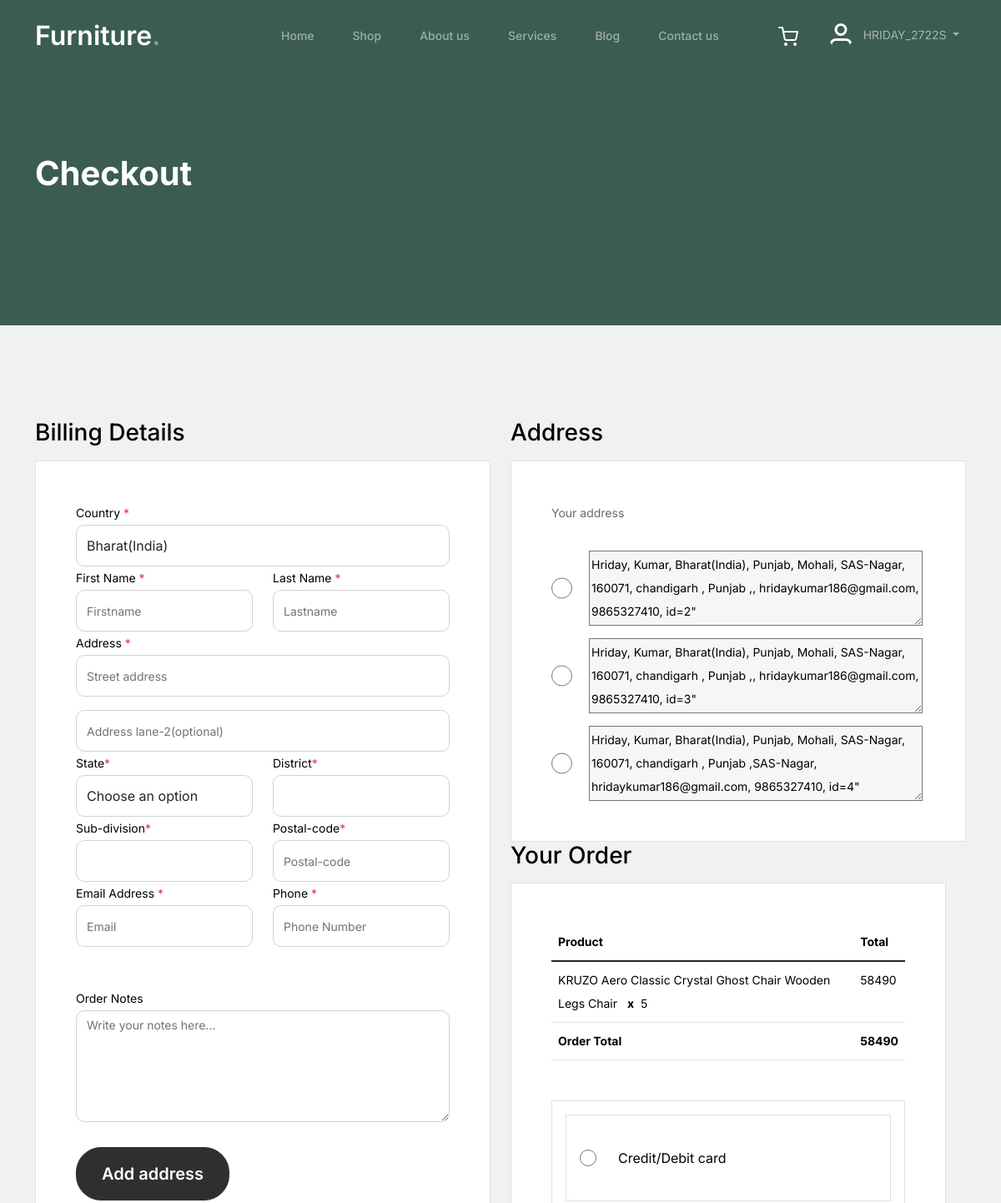
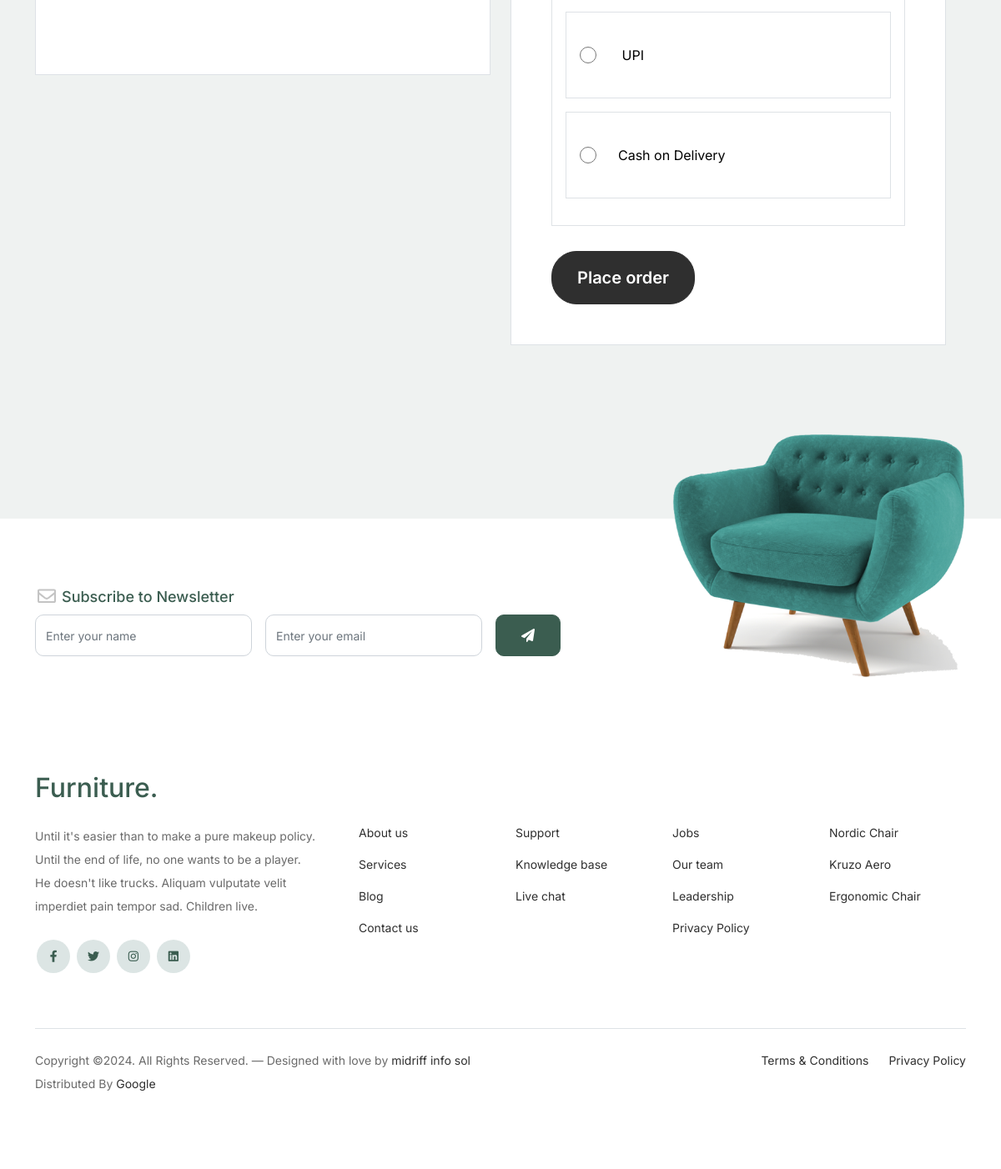
The page /checkout.php (signed in) on the database its author committed (2 pictures, top to bottom).
### tables this page shows
CREATE TABLE `users` (
  `id` int(11) NOT NULL,
  `firstname` varchar(250) NOT NULL,
  `lastname` varchar(250) DEFAULT NULL,
  `username` varchar(255) NOT NULL,
  `email` varchar(250) NOT NULL,
  `phone` varchar(10) NOT NULL,
  `birthday` varchar(250) NOT NULL,
  `gender` varchar(20) NOT NULL,
  `status` int(11) NOT NULL DEFAULT 0,
  `password` varchar(250) NOT NULL,
  `created_at` varchar(250) NOT NULL,
  `token` varchar(753) DEFAULT NULL,
  `exp_date` varchar(369) DEFAULT NULL
);

CREATE TABLE `user_address` (
  `address_id` int(11) NOT NULL,
  `user_id` varchar(11) NOT NULL,
  `firstname` varchar(11) NOT NULL,
  `lastname` varchar(11) NOT NULL,
  `country` varchar(110) NOT NULL,
  `state` varchar(250) NOT NULL,
  `district` varchar(250) NOT NULL,
  `sub_division` varchar(357) NOT NULL,
  `postal_code` varchar(10) NOT NULL,
  `address_lan_1` varchar(951) NOT NULL,
  `address_lan_2` varchar(753) DEFAULT NULL,
  `email` varchar(555) NOT NULL,
  `phone` varchar(12) NOT NULL,
  `note` varchar(1500) DEFAULT NULL,
  `created_at` varchar(250) NOT NULL
);

CREATE TABLE `products` (
  `product_id` int(11) NOT NULL,
  `name` varchar(500) NOT NULL,
  `description` varchar(1000) NOT NULL,
  `amount` varchar(250) NOT NULL,
  `image` varchar(800) DEFAULT NULL,
  `created_at` varchar(250) NOT NULL
);

CREATE TABLE `user_cart` (
  `id` int(11) NOT NULL,
  `user_id` varchar(250) NOT NULL,
  `product_id` varchar(250) NOT NULL,
  `quantity` varchar(120) NOT NULL DEFAULT '1',
  `total_amount` varchar(250) NOT NULL,
  `created_at` varchar(255) NOT NULL
);

### checkout.php (the view, shortened to what this page needs)
<?php
require_once "config.php";
?>
<!doctype html>
<html lang="en">
<head>
	<link href="css/bootstrap.min.css" rel="stylesheet">
	<link href="https://cdnjs.cloudflare.com/ajax/libs/font-awesome/6.0.0-beta3/css/all.min.css" rel="stylesheet">
	<link href="css/tiny-slider.css" rel="stylesheet">
	<link href="css/style.css" rel="stylesheet">
	<link rel="stylesheet" href="css/styles.css">
</head>
<body>
<?php require_once "navbar.php"; ?>
	<div class="hero">
		<div class="container">
			<div class="row justify-content-between">
				<div class="col-lg-5">
					<div class="intro-excerpt">
						<h1>Checkout</h1>
					</div>
				</div>
			</div>
		</div>
	</div>
	<div class="untree_co-section">
		<div class="container">
			<div class="row">
				<?php require_once "address-form.php"; ?>
				<div class="col-md-6">
					<form method="POST">
						<div class="row mb-5">
							<div class="col-md-12">
								<h2 class="h3 mb-3 text-black">Address</h2>
								<div class="p-3 p-lg-5 border bg-white">
									<p>Your address</p>
									<div class="input-group w-75 couponcode-wrap">
										<div class="input-group-append">
											<?php
											$request = mysqli_query($conn, "SELECT * FROM user_address WHERE user_id = '$_SESSION[id]'");
											if(mysqli_num_rows($request) > 0){
												while($value = $request->fetch_assoc()){
													$address_id = $value["address_id"];
													$firstname = $value["firstname"];
													$lastname = $value["lastname"];
													$country = $value["country"];
													$state = $value["state"];
													$district = $value["district"];
													$sub_division = $value["sub_division"];
													$postal = $value["postal_code"];
													$address_lan_1 = $value["address_lan_1"];
													$address_lan_2 = $value["address_lan_2"];
													$email = $value["email"];
													$phone = $value["phone"];
													$note = $value["note"];
													?>
													<div style="display: flex;">
														<input type="radio" class="radio" name="address" placeholder="address" value="<?php echo $address_id; ?>" onclick="return myfunction(<?php echo $address_id ?>)" required="required">
														<textarea class="address" rows="3" readonly title="User's Address"><?php echo $firstname; echo ", "; echo $lastname; echo", "; echo"$country"; echo", "; echo"$state";echo", "; echo"$district"; echo", "; echo"$sub_division"; echo", "; echo"$postal"; echo", "; echo $address_lan_1; echo " ,"; echo"$address_lan_2"; echo", "; echo"$email"; echo", "; echo $phone; echo", "; echo $note; ?>"</textarea>
													</div>
												<?php
												}
											}else{
												echo "No address added yet";
											}
											?>
										</div>
		                			</div>
		              			</div>
		            		</div>
							<div class="row mb-5">
								<div class="col-md-12">
									<h2 class="h3 mb-3 text-black">Your Order</h2>
									<div class="p-3 p-lg-5 border bg-white">
										<table class="table site-block-order-table mb-5">
											<thead>
												<th>Product</th>
												<th>Total</th>
											</thead>
											<tbody>
												<?php
												$que = mysqli_query($conn, "SELECT * FROM user_cart WHERE user_id = '$_SESSION[id]'");
												if(mysqli_num_rows($que)){
													while($var = $que->fetch_assoc()){
														$product_id = $var["product_id"];
														$quantity = $var["quantity"];
														$amount = $var["total_amount"];
														$query = mysqli_query($conn, "SELECT * FROM products WHERE product_id = '$product_id'");
														if(mysqli_num_rows($query)){
															while($res = $query->fetch_assoc()){
																$name = $res["name"];
																?>
																<tr>
																	<td><?php echo $name; ?> <strong class="mx-2">x</strong><?php echo $quantity; ?></td>
																	<td><?php echo $amount; ?></td>
																	<?php
																	}
																}
															}
														}
														?>
														</tr>
														<?php
														$ques = "SELECT SUM(total_amount) FROM user_cart WHERE user_id = '$_SESSION[id]'";
														$results = $conn->query($ques);
														if($results->num_rows > 0) {
															while ($row = $results->fetch_array()) {
																$total = $row["SUM(total_amount)"];
															}
														}
														?>
														<tr>
															<td class="text-black font-weight-bold"><strong>Order Total</strong></td>
															<td class="text-black font-weight-bold"><strong><?php echo $total; ?></strong></td>
														</tr>
											</tbody>
										</table>
										<form method="POST">
										<div class="border p-3 mb-3">
											<div class="border p-3 mb-3" id="display" style="display: flex;">
												<input type="radio" class="payment" name="payment" value="card" id="card" required="required">
												<input type="text" class="funct" value="  Credit/Debit card" readonly>
											</div>
											<div class="border p-3 mb-3" style="display: flex;">
												<input type="radio" class="payment" name="payment" value="upi" id="upi" required="required">
												<input type="text" class="funct" value="   UPI" readonly>
											</div>
											<div class="border p-3 mb-3" style="display: flex;">
												<input type="radio" class="payment" name="payment" value="COD" id="COD" required="required">
												<input type="text" class="funct" value="  Cash on Delivery" readonly>
											</div>
										</div>
										</form>
										<div class="form-group" style="margin-top: 30px;" >
											<input type="submit" class="btn btn-black btn-lg py-3 btn-block" name="placeorder" id="placeorder" value="Place order" onclick="return validate()">
										</div>
									</div>
								</div>
							</div>
						</div>
					</form>
				</div>
			</div>
		</div>
	</div>
	<?php require_once "footer.php"; ?>
</body>
</html>

### navbar.php (shortened to what this page needs)
<?php
include_once "config.php";
?>
<!DOCTYPE html>
<html lang="en">
<head>
<head>
  <link href="css/bootstrap.min.css" rel="stylesheet">
  <link href="https://cdnjs.cloudflare.com/ajax/libs/font-awesome/6.0.0-beta3/css/all.min.css" rel="stylesheet">
  <link href="css/tiny-slider.css" rel="stylesheet">
  <link href="css/style.css" rel="stylesheet">
</head>
<body>
<nav class="custom-navbar navbar navbar navbar-expand-md navbar-dark bg-dark" arial-label="Furniture navigation bar">
<div class="container">
    <a class="navbar-brand" href="index.php">Furniture<span>.</span></a>
    <div class="collapse navbar-collapse" id="navbarsFurni">
        <ul class="custom-navbar-nav navbar-nav ms-auto mb-2 mb-md-0">
            <li><a class="nav-link" href="index.php">Home</a></li>
            <li><a class="nav-link" href="shop.php">Shop</a></li>
            <li><a class="nav-link" href="about.php">About us</a></li>
            <li><a class="nav-link" href="services.php">Services</a></li>
            <li><a class="nav-link" href="blog.php">Blog</a></li>
            <li><a class="nav-link" href="contact.php">Contact us</a></li>
        </ul>
        <ul class="custom-navbar-cta navbar-nav mb-2 mb-md-0 ms-5">
            <?php
            if(!empty($_SESSION["id"])){
            ?>
            <li><a class="nav-link" href="cart.php"><img src="images/cart.svg" alt="cart"></a></li>
            <?php
            }
            ?>
            <?php
            if(!empty($_SESSION["id"])){
                    $sql = "SELECT * FROM users WHERE id = '$_SESSION[id]'";
                    $result = $conn->query($sql);
                        if ($result->num_rows > 0) {
                            while ($row = $result->fetch_assoc()) {
            ?>
            <li>
                <div class="navbar-nav align-items-center ms-auto">
                    <div class="nav-item dropdown">
                        <a class="nav-link dropdown-toggle" data-bs-toggle="dropdown">
                            <img class="rounded-circle me-lg-2" src="images/user.svg" alt="" style="width: 30px; height: 30px;">
                            <span class="d-none d-lg-inline-flex"><?php echo $row["username"]; ?></span>
                        </a>
                    </div>
                </div>
            </li>
            <?php
            }
        }
    }
    ?>
    </ul>
</div>
</div>
</nav>
</body>
</html>

### css/style.css (style rules this page uses)
body { overflow-x: hidden; position: relative; }
body { font-family: "Inter", sans-serif; font-weight: 400; line-height: 28px; color: #6a6a6a; font-size: 14px; background-color: #eff2f1; }
a { text-decoration: none; -webkit-transition: .3s all ease; -o-transition: .3s all ease; transition: .3s all ease; color: #2f2f2f; text-decoration: underline; }
.custom-navbar { background: #3b5d50 !important; padding-top: 20px; padding-bottom: 20px; }
.custom-navbar .navbar-brand { font-size: 32px; font-weight: 600; }
.custom-navbar .navbar-brand > span { opacity: .4; }
@media (min-width: 992px) { .custom-navbar .custom-navbar-nav li { margin-left: 15px; margin-right: 15px; } }
.custom-navbar .custom-navbar-nav li a { font-weight: 500; color: #ffffff !important; opacity: .5; -webkit-transition: .3s all ease; -o-transition: .3s all ease; transition: .3s all ease; position: relative; }
@media (min-width: 768px) { .custom-navbar .custom-navbar-nav li a:before { content: ""; position: absolute; bottom: 0; left: 8px; right: 8px; background: #f9bf29; height: 5px; opacity: 1; visibility: visible; width: 0; -webkit-transition: .15s all ease-out; -o-transition: .15s all ease-out; transition: .15s all ease-out; } }
.custom-navbar .custom-navbar-cta { margin-left: 0 !important; -webkit-box-orient: horizontal; -webkit-box-direction: normal; -ms-flex-direction: row; flex-direction: row; }
@media (min-width: 768px) { .custom-navbar .custom-navbar-cta { margin-left: 40px !important; } }
.custom-navbar .custom-navbar-cta li { margin-left: 0px; margin-right: 0px; }
.custom-navbar .custom-navbar-cta li:first-child { margin-right: 20px; }
.hero { background: #3b5d50; padding: calc(4rem - 30px) 0 0rem 0; }
@media (min-width: 768px) { .hero { padding: calc(4rem - 30px) 0 4rem 0; } }
@media (min-width: 992px) { .hero { padding: calc(8rem - 30px) 0 8rem 0; } }
.hero .intro-excerpt { position: relative; z-index: 4; }
@media (min-width: 992px) { .hero .intro-excerpt { max-width: 450px; } }
.hero h1 { font-weight: 700; color: #ffffff; margin-bottom: 30px; }
.btn { font-weight: 600; padding: 12px 30px; border-radius: 30px; color: #ffffff; background: #2f2f2f; border-color: #2f2f2f; }
.untree_co-section { padding: 7rem 0; }
textarea { height: auto !important; }
.site-block-order-table th { border-top: none !important; border-bottom-width: 1px !important; }
.site-block-order-table td, .site-block-order-table th { color: #000000; }
.couponcode-wrap input { border-radius: 10px !important; }

### css/styles.css (style rules this page uses)
* { box-sizing: border-box; }
body, html { height: 100%; min-height: 100%; }
body { font-family: 'Roboto', sans-serif; margin: 0; background-color: #e7e7e7; }

### checkout.php (style rules this page uses)
.address { margin-top: 15px; margin-left: 20px; width: 400px; height: 50px; background-color: #f6f6f6; }
.radio { width: 25px; margin-top: 15px; }
.payment { margin-top: 20px; margin-bottom: 20px; width: 20px; }
.funct { font-size: 16px; margin-top: 20px; margin-bottom: 20px; margin-left: 15px; border-radius: 10px; position: relative; border: none; outline: none; }

### rows shown on the page
users: username "HRIDAY_2722S"
user_address: firstname+lastname+country "Hriday, Kumar, Bharat(India), Punjab, Mohali, SAS-Nagar, 160071, chandigarh , Punjab ,, hridaykumar186@gmail.com, 9865327410, id=2\""
user_address: firstname+lastname+country "Hriday, Kumar, Bharat(India), Punjab, Mohali, SAS-Nagar, 160071, chandigarh , Punjab ,, hridaykumar186@gmail.com, 9865327410, id=3\""
user_address: firstname+lastname+country "Hriday, Kumar, Bharat(India), Punjab, Mohali, SAS-Nagar, 160071, chandigarh , Punjab ,SAS-Nagar, hridaykumar186@gmail.com, 9865327410, id=4\""
user_cart: quantity "5", total_amount "58490"
products: name "KRUZO Aero Classic Crystal Ghost Chair Wooden Legs Chair"

### other values the page prints
$total "58490"
